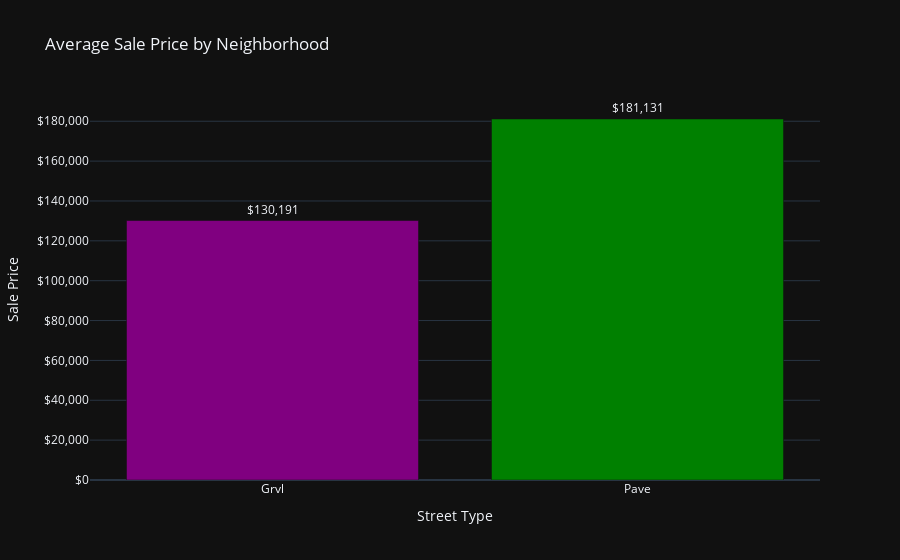

Notebook code for this chart:
### Code cell
street_prices = df.groupby("Street")["SalePrice"].mean()
Neighborhood_prices = df.groupby("Neighborhood")["SalePrice"].mean()


colors_street = np.where(street_prices.index == "Pave", "urple", "green")
fig5 = px.bar(x=street_prices.index, y=street_prices.values , text=street_prices.values, title="Average Sale Price by Neighborhood" ,template='plotly_dark',
               color= colors_street, color_discrete_sequence=['purple','green'])

fig5.update_traces(texttemplate='$%{text:,.0f}', textposition='outside')
fig5.update_yaxes(title='Sale Price', tickprefix='$', tickformat=',')
fig5.update_xaxes(title='Street Type')
fig5.update_layout(showlegend=False)

### Figure 1 — Plotly figure (JSON) as saved in the notebook; plotly's stock layout.template omitted (floating-point values rounded to 4 significant figures)
{"data": [{"alignmentgroup": "True", "hovertemplate": "color=green<br>x=%{x}<br>y=%{y}<br>text=%{text}<extra></extra>", "legendgroup": "green", "marker": {"color": "purple", "pattern": {"shape": ""}}, "name": "green", "offsetgroup": "green", "orientation": "v", "showlegend": true, "text": [130200.0], "textposition": "outside", "texttemplate": "$%{text:,.0f}", "type": "bar", "x": ["Grvl"], "xaxis": "x", "y": [130200.0], "yaxis": "y"}, {"alignmentgroup": "True", "hovertemplate": "color=urple<br>x=%{x}<br>y=%{y}<br>text=%{text}<extra></extra>", "legendgroup": "urple", "marker": {"color": "green", "pattern": {"shape": ""}}, "name": "urple", "offsetgroup": "urple", "orientation": "v", "showlegend": true, "text": [181100.0], "textposition": "outside", "texttemplate": "$%{text:,.0f}", "type": "bar", "x": ["Pave"], "xaxis": "x", "y": [181100.0], "yaxis": "y"}], "layout": {"barmode": "relative", "legend": {"title": {"text": "color"}, "tracegroupgap": 0}, "showlegend": false, "title": {"text": "Average Sale Price by Neighborhood"}, "xaxis": {"anchor": "y", "domain": [0, 1], "title": {"text": "Street Type"}}, "yaxis": {"anchor": "x", "domain": [0, 1], "tickformat": ",", "tickprefix": "$", "title": {"text": "Sale Price"}}}}
